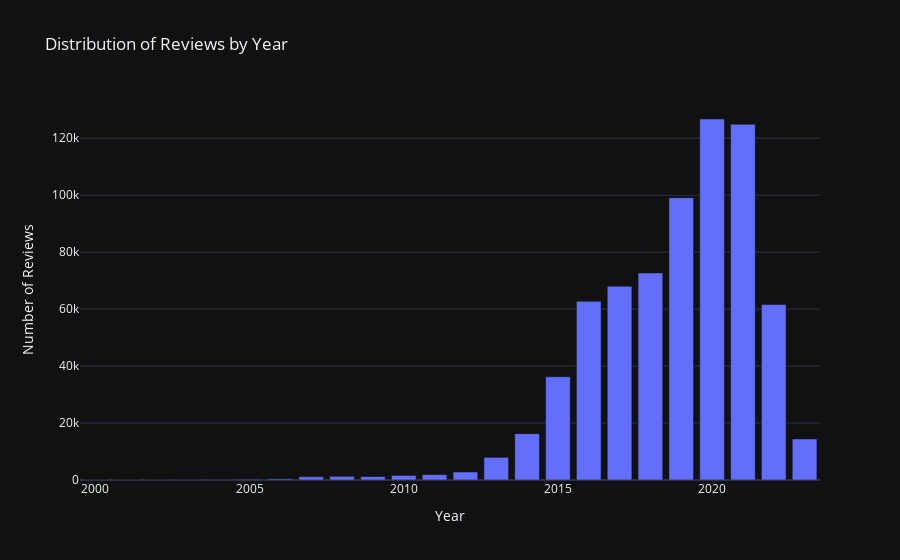

The code cell stored with this chart in its notebook:
### Markdown cell above
Let's plot the distribution of reviews by year.

### Code cell
reviews_count_by_year = df.groupby(df['timestamp'].dt.year).size().reset_index(name='review_count') # Reindex as 'review_count'

# We'll use plotly for interactive plots
fig = px.bar(reviews_count_by_year, 
             x='timestamp', 
             y='review_count', 
             labels={'timestamp': 'Year', 'review_count': 'Number of Reviews'},
             title="Distribution of Reviews by Year",
             template='plotly_dark')

fig.show()

### Figure 1 — Plotly figure (JSON) as saved in the notebook; plotly's stock layout.template omitted (floating-point values rounded to 4 significant figures)
{"data": [{"hovertemplate": "Year=%{x}<br>Number of Reviews=%{y}<extra></extra>", "legendgroup": "", "marker": {"color": "#636efa", "pattern": {"shape": ""}}, "name": "", "orientation": "v", "showlegend": false, "textposition": "auto", "type": "bar", "x": [2000, 2001, 2002, 2003, 2004, 2005, 2006, 2007, 2008, 2009, 2010, 2011, 2012, 2013, 2014, 2015, 2016, 2017, 2018, 2019, 2020, 2021, 2022, 2023], "xaxis": "x", "y": [1, 12, 24, 56, 134, 267, 419, 1162, 1269, 1207, 1586, 1877, 2803, 7948, 16273, 36241, 62741, 68039, 72698, 99110, 126761, 124908, 61581, 14411], "yaxis": "y"}], "layout": {"barmode": "relative", "legend": {"tracegroupgap": 0}, "title": {"text": "Distribution of Reviews by Year"}, "xaxis": {"anchor": "y", "domain": [0, 1], "title": {"text": "Year"}}, "yaxis": {"anchor": "x", "domain": [0, 1], "title": {"text": "Number of Reviews"}}}}
